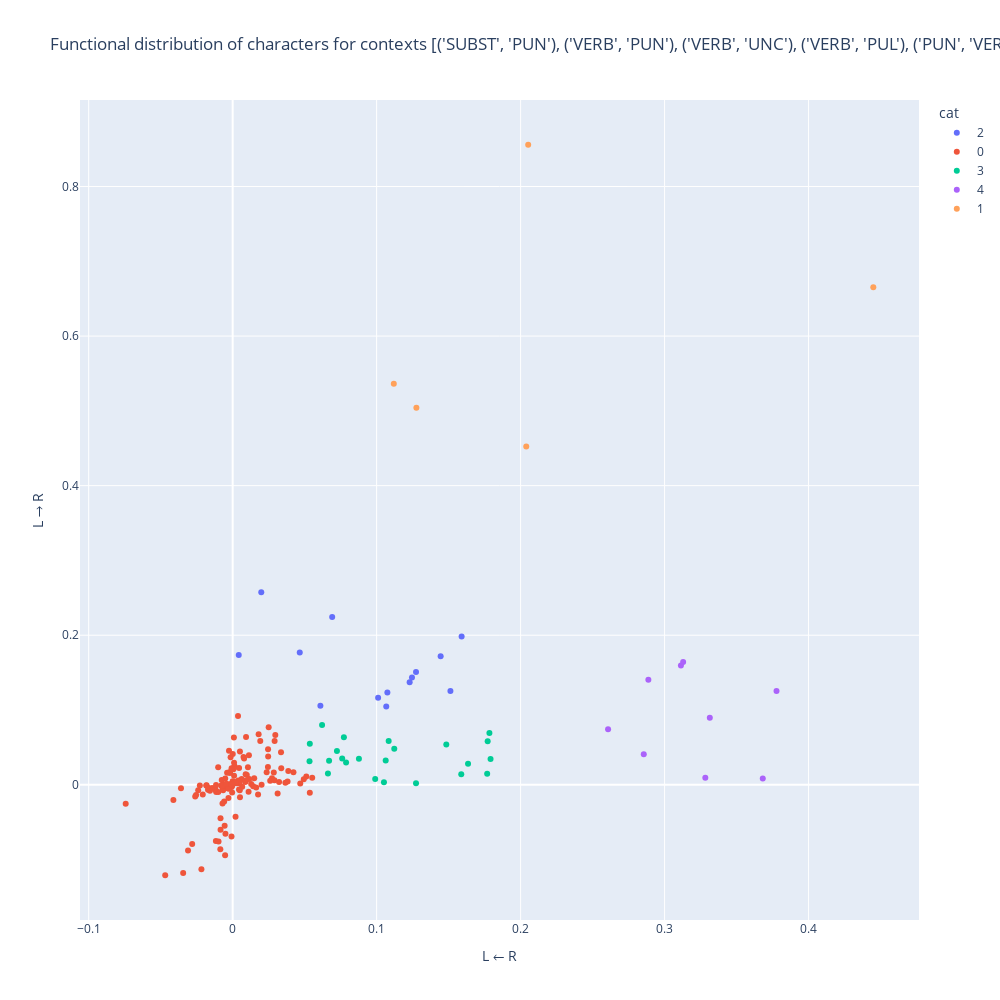

Notebook cell for this chart:
### Code cell
df = pd.DataFrame({
'cat': [str(c) for c in terms_kmeans.labels_],"labels": labels, 'L → R':terms_matrix[:,0], 'L ← R':terms_matrix[:,1],
#  'L ↔ R':terms_matrix[:,2]
})

# thres = 0.05
# df = df[(df['L → R'] > thres) & (df['L ← R'] > thres) & (df['L ↔ R'] > thres)]


fig_terms = px.scatter(df, x='L ← R', y='L → R',# z='L ↔ R',
                    color='cat',
                    hover_name= "labels",
                    title=f"Functional distribution of characters for contexts {cluster[:100]}...",
                    width=1000, height=1000,)
fig_terms.show()

### Figure 1 — Plotly figure (JSON) as saved in the notebook; plotly's stock layout.template omitted (floating-point values rounded to 4 significant figures; data arrays with more than 128 entries replaced by an {"elided": "..."} marker saying what was removed)
{"data": [{"hovertemplate": "<b>%{hovertext}</b><br><br>cat=2<br>L ← R=%{x}<br>L → R=%{y}<extra></extra>", "hovertext": [["SUBST", "SUBST"], ["PREP", "ADJ"], ["PUN", "ADV"], ["ADV", "ADJ"], ["ADV", "PUN"], ["ADV", "ADV"], ["CONJ", "PRON"], ["CONJ", "ADV"], ["PUQ", "PRON"], ["UNC", "PUN"], ["UNC", "UNC"], ["PUR", "PUN"], ["PUL", "SUBST"], ["INTERJ", "INTERJ"]], "legendgroup": "2", "marker": {"color": "#636efa", "symbol": "circle"}, "mode": "markers", "name": "2", "orientation": "v", "showlegend": true, "type": "scatter", "x": [0.06913, 0.1067, 0.1229, 0.1445, 0.159, 0.1075, 0.1274, 0.101, 0.06094, 0.04659, 0.1245, 0.01988, 0.004224, 0.1512], "xaxis": "x", "y": [0.2245, 0.1048, 0.1372, 0.1719, 0.1984, 0.1234, 0.1507, 0.1163, 0.1056, 0.1769, 0.1433, 0.2573, 0.1734, 0.1253], "yaxis": "y"}, {"hovertemplate": "<b>%{hovertext}</b><br><br>cat=0<br>L ← R=%{x}<br>L → R=%{y}<extra></extra>", "hovertext": {"elided": "145x2 str values"}, "legendgroup": "0", "marker": {"color": "#EF553B", "symbol": "circle"}, "mode": "markers", "name": "0", "orientation": "v", "showlegend": true, "type": "scatter", "x": {"elided": "145 float values"}, "xaxis": "x", "y": {"elided": "145 float values"}, "yaxis": "y"}, {"hovertemplate": "<b>%{hovertext}</b><br><br>cat=3<br>L ← R=%{x}<br>L → R=%{y}<extra></extra>", "hovertext": [["SUBST", "PREP"], ["SUBST", "UNC"], ["VERB", "ADJ"], ["VERB", "ART"], ["PREP", "PRON"], ["PREP", "UNC"], ["ADJ", "PUN"], ["ADJ", "PUR"], ["PUN", "PUQ"], ["PUN", "UNC"], ["PUN", "PUR"], ["PUN", "PUL"], ["PUN", "INTERJ"], ["ART", "ADJ"], ["ADV", "PREP"], ["ADV", "CONJ"], ["CONJ", "ADJ"], ["CONJ", "ART"], ["CONJ", "UNC"], ["PUQ", "CONJ"], ["PUQ", "PUQ"], ["PUQ", "INTERJ"], ["UNC", "PUR"]], "legendgroup": "3", "marker": {"color": "#00cc96", "symbol": "circle"}, "mode": "markers", "name": "3", "orientation": "v", "showlegend": true, "type": "scatter", "x": [0.07878, 0.1051, 0.1084, 0.1768, 0.1484, 0.06617, 0.05359, 0.1588, 0.1123, 0.1063, 0.09901, 0.1274, 0.1771, 0.07726, 0.07607, 0.0877, 0.06211, 0.1635, 0.05338, 0.07243, 0.1783, 0.1791, 0.06698], "xaxis": "x", "y": [0.02968, 0.003392, 0.05861, 0.01462, 0.05389, 0.01506, 0.05484, 0.014, 0.04813, 0.03231, 0.007837, 0.002195, 0.05814, 0.06343, 0.0352, 0.03476, 0.07985, 0.02816, 0.03131, 0.04517, 0.06911, 0.03441, 0.03227], "yaxis": "y"}, {"hovertemplate": "<b>%{hovertext}</b><br><br>cat=4<br>L ← R=%{x}<br>L → R=%{y}<extra></extra>", "hovertext": [["SUBST", "PUN"], ["SUBST", "PUQ"], ["SUBST", "PUR"], ["SUBST", "PUL"], ["VERB", "PREP"], ["VERB", "PRON"], ["VERB", "ADV"], ["PREP", "ART"], ["PUN", "CONJ"]], "legendgroup": "4", "marker": {"color": "#ab63fa", "symbol": "circle"}, "mode": "markers", "name": "4", "orientation": "v", "showlegend": true, "type": "scatter", "x": [0.3113, 0.2608, 0.3283, 0.3682, 0.3314, 0.3777, 0.3129, 0.2856, 0.2887], "xaxis": "x", "y": [0.1594, 0.07442, 0.0093, 0.008316, 0.08958, 0.1254, 0.1643, 0.04079, 0.1405], "yaxis": "y"}, {"hovertemplate": "<b>%{hovertext}</b><br><br>cat=1<br>L ← R=%{x}<br>L → R=%{y}<extra></extra>", "hovertext": [["PREP", "SUBST"], ["ADJ", "SUBST"], ["ART", "SUBST"], ["PRON", "VERB"], ["INTERJ", "PUN"]], "legendgroup": "1", "marker": {"color": "#FFA15A", "symbol": "circle"}, "mode": "markers", "name": "1", "orientation": "v", "showlegend": true, "type": "scatter", "x": [0.1276, 0.2039, 0.2053, 0.445, 0.1119], "xaxis": "x", "y": [0.5042, 0.4524, 0.8559, 0.6653, 0.5361], "yaxis": "y"}], "layout": {"height": 1000, "legend": {"title": {"text": "cat"}, "tracegroupgap": 0}, "title": {"text": "Functional distribution of characters for contexts [('SUBST', 'PUN'), ('VERB', 'PUN'), ('VERB', 'UNC'), ('VERB', 'PUL'), ('PUN', 'VERB'), ('PUN', 'PREP'), ('PUN', 'PUN'), ('PUN', 'ART'), ('PUN', 'PRON'), ('PUN', 'ADV'), ('PUN', 'CONJ'), ('PUN', 'UNC'), ('PUN', 'PUL'), ('PUN', 'INTERJ'), ('PRON', 'PUN'), ('ADV', 'PUN'), ('ADV', 'UNC'), ('ADV', 'PUL'), ('CONJ', 'VERB'), ('CONJ', 'PREP'), ('CONJ', 'PUN'), ('CONJ', 'PRON'), ('CONJ', 'ADV'), ('CONJ', 'CONJ'), ('CONJ', 'UNC'), ('CONJ', 'PUL'), ('PUQ', 'VERB'), ('PUQ', 'PREP'), ('PUQ', 'PUN'), ('PUQ', 'PRON'), ('PUQ', 'ADV'), ('PUQ', 'CONJ'), ('PUQ', 'PUQ'), ('PUQ', 'UNC'), ('PUQ', 'PUL'), ('UNC', 'PUN'), ('UNC', 'PUL'), ('PUR', 'VERB'), ('PUR', 'PUN'), ('INTERJ', 'PUN'), ('INTERJ', 'PUL')]..."}, "width": 1000, "xaxis": {"anchor": "y", "domain": [0, 1], "title": {"text": "L ← R"}}, "yaxis": {"anchor": "x", "domain": [0, 1], "title": {"text": "L → R"}}}}
